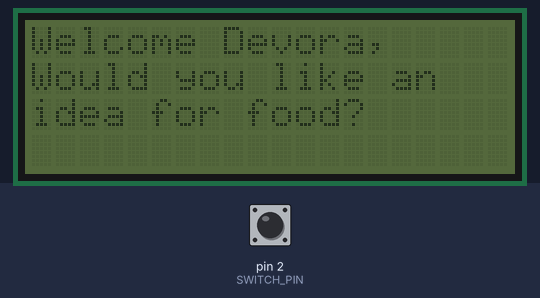
The sketch below on a simulated Arduino Uno, built with avr-gcc and run on an emulated ATmega328P. On the bench: 20×4 character LCD. The inputs (shaded band) are chosen by the test bench; at power-on: pin 2 (SWITCH_PIN) HIGH. Sleep ends after the set time or at an interrupt; random numbers use the default seed unless the sketch sets one.

Above: at 1.3 s.
1.4 s: pin 2 (SWITCH_PIN) pulled LOW for 0.15 s
At 1.68 s:
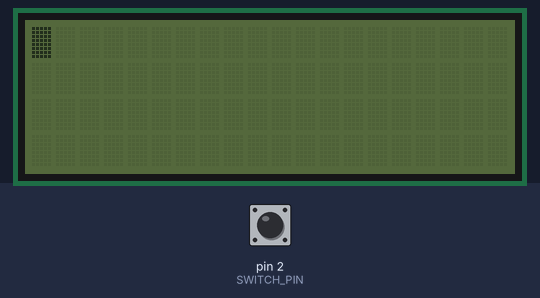
2.1 s: pin 2 (SWITCH_PIN) pulled LOW for 3.2 s
At 6.5 s:
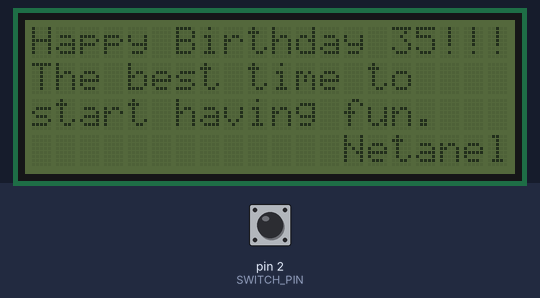
6.8 s: pin 2 (SWITCH_PIN) pulled LOW for 1 s
At 11.1 s:
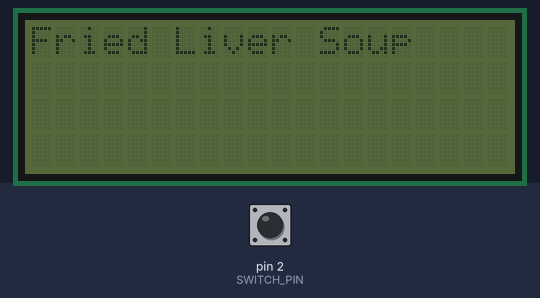
11.4 s: pin 2 (SWITCH_PIN) pulled LOW for 0.15 s
At 14.8 s:
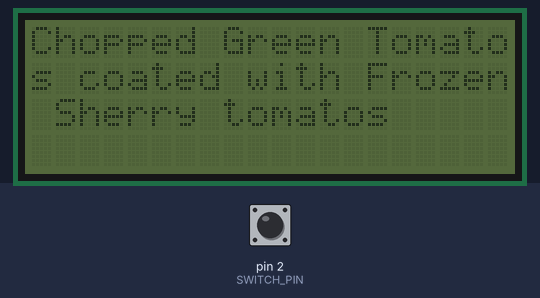
15.1 s: pin 2 (SWITCH_PIN) pulled LOW for 0.15 s
At 18.1 s:
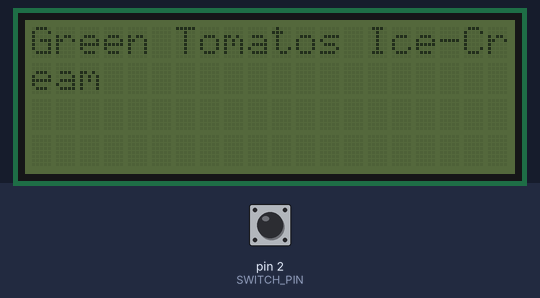
18.8 s: pin 2 (SWITCH_PIN) pulled LOW for 0.15 s
At 22.3 s:
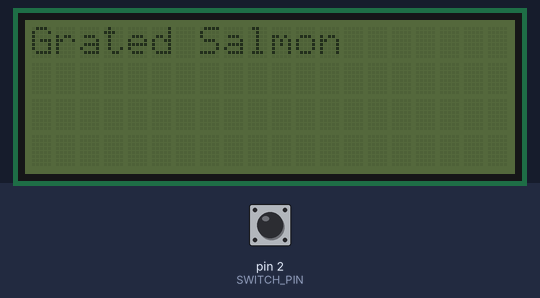

Measured:
- after the input at 1.4 s, the display: changes after 0.23 s (image 1)
- after the input at 6.8 s, the display: first changes after 1.1 s (image 3 shows a later state)
- after the input at 11.4 s, the display: first changes after 0.26 s (image 4 shows a later state)
- after the input at 15.1 s, the display: first changes after 0.29 s (image 5 shows a later state)

The sketch:

lcd_food_processor.ino
```cpp
#include <Wire.h>
#include <LCD.h>
#include <LiquidCrystal_I2C.h>  // F Malpartida's NewLiquidCrystal library
#include <avr/sleep.h>
#include <avr/power.h>

#define I2C_ADDR    0x27  // Define I2C Address for controller
#define En_pin 2
#define Rw_pin 1
#define Rs_pin 0
#define D4_pin 4
#define D5_pin 5
#define D6_pin 6
#define D7_pin 7
#define BACKLIGHT_PIN 3
#define LED_OFF  1
#define LED_ON  0

#define SWITCH_PIN 2
#define TIME_FOR_SPECIAL_MODE_MS 1000
#define TIME_TO_ENTER_SLEEP_MODE_MS 20000
// Variables will change:
int buttonState = HIGH;             // the current reading from the input pin
int lastButtonState = HIGH;   // the previous reading from the input pin
int buttonPushStarted = 0;
// the following variables are long's because the time, measured in miliseconds,
// will quickly become a bigger number than can be stored in an int.
long lastDebounceTime = 0;  // the last time the output pin was toggled
long debounceDelay = 50;    // the debounce time; increase if the output flickers
long buttonOnStartTime;
int wokeUpFromSleep = 0;


String makingMethodsNames[]={"Grilled", "Sauteed", "Deap-Fried", "Fresh",
                             "Diced", "Chopped", "Roasted", "Fried", "Frozen", "Grated"};
int sizeOfmakingMethodsNames = sizeof(makingMethodsNames) / sizeof(makingMethodsNames[0]);
int lastUsedMakingMethod = -1;

String ingridients[]={"Scallops", "Orange", "Cinnamon", "Cheese", "Salmon", "Tomato",
                      "Chicken Wings", "Goat milk", "Liver", "Cucumber", "Garlic", "Corn",
                      "Sherry tomatos", "Green Tomatos", "Potato", "Potatos", "Egg plant",
                      "Kale", "Mango", "Water Melon", "Cashew", "PineApple",};
int sizeOfingridients = sizeof(ingridients) / sizeof(ingridients[0]);
int lastUsedIngridient = -1;

String afterMethods[]={"Soup", "Salad", "Ice-Cream"};
int sizeOfafterMethods = sizeof(afterMethods) / sizeof(afterMethods[0]);
int lastUsedafterMethods = -1;

String connectionWords[]={"with", "and", "on", "coated with"};
int sizeOfconnectionWords = sizeof(connectionWords) / sizeof(connectionWords[0]);
int lastUsedConnectionWord = -1;

String otherSentances[]={"Maybe just take a hike?", "Isn't today your Birthday?", "You should call 0524686127", "This is an awesome gadget"};
int sizeOfOtherSentances = sizeof(otherSentances) / sizeof(otherSentances[0]);
int lastUsedOtherSentances = -1;

LiquidCrystal_I2C  lcd(I2C_ADDR, En_pin, Rw_pin, Rs_pin, D4_pin, D5_pin, D6_pin, D7_pin);


void setup()
{
    randomSeed(analogRead(A1));
    pinMode(SWITCH_PIN, INPUT_PULLUP);

    //attachInterrupt(digitalPinToInterrupt(interruptPin), isrButton, CHANGE);

    //Serial.begin(9600);
    //lcd.createChar(0, customChar);
    lcd.begin(20, 4, LCD_8BITMODE);  // initialize the lcd

    lcd.setBacklightPin(BACKLIGHT_PIN, NEGATIVE);
    great();

}


void great(){
    //Serial.println("in Great");
    lcd.clear();
    lcd.setCursor(0,0);
    lcd.setBacklight(LED_ON);
    stringToLCD("Welcome Devora,     Would you like an   idea for food?");
}
void loop()
{
    if (!wokeUpFromSleep){
        setButtonState();
    }
    else{
        delay(500);
        wokeUpFromSleep = 0;
        great();
    }

}

void setButtonState(void){
    int reading = digitalRead(SWITCH_PIN);

    // check to see if you just pressed the button
    // (i.e. the input went from LOW to HIGH),  and you've waited
    // long enough since the last press to ignore any noise:

    // If the switch changed, due to noise or pressing:
    if (reading != lastButtonState) {
        // reset the debouncing timer
        lastDebounceTime = millis();
        //Serial.println(lastDebounceTime);
    }

    if ((millis() - lastDebounceTime) < TIME_TO_ENTER_SLEEP_MODE_MS ){
        //Serial.print(millis());
        //Serial.print(", reading: ");
        //Serial.println(reading);

        delay(50);
    }
    else{
        enterSleep();
        wokeUpFromSleep = 1;
        //Serial.println("waking up");
        lastDebounceTime = millis();
    }

    if ((millis() - lastDebounceTime) > debounceDelay) {
        // whatever the reading is at, it's been there for longer
        // than the debounce delay, so take it as the actual current state:

        // if the button state has changed:
        if (reading != buttonState) {
            buttonState = reading;

            if (buttonState == LOW){
                if (!buttonPushStarted){
                    buttonOnStartTime = millis();
                    buttonPushStarted = 1;
                }
            }

            // only toggle the LED if the new button state is HIGH
            if (buttonState == HIGH) {

                //Serial.print("button catched");
                //Serial.println(millis() - buttonOnStartTime);

                if ((millis() - buttonOnStartTime) > TIME_FOR_SPECIAL_MODE_MS){
                    specialMode();
                }
                else{
                    introAnimation();
                    generateFoodName();
                    //delay(2000);
                    //lcd.setBacklight(LED_OFF);
                }
                buttonPushStarted = 0;
            }

        }
    }

    // save the reading.  Next time through the loop,
    // it'll be the lastButtonState:
    lastButtonState = reading;
}

void pin2Interrupt(void)
{
      /* This will bring us back from sleep. */

      /* We detach the interrupt to stop it from
       * continuously firing while the interrupt pin
       * is low.
       */
      detachInterrupt(0);
}

void enterSleep(void)
{
      //Serial.println("going to sleep");
      lcd.setBacklight(LED_OFF);
      /* Setup pin2 as an interrupt and attach handler. */
      attachInterrupt(0, pin2Interrupt, LOW);
      delay(100);

      set_sleep_mode(SLEEP_MODE_PWR_DOWN);

      sleep_enable();

      sleep_mode();

      /* The program will continue from here. */

      /* First thing to do is disable sleep. */
      sleep_disable();
      lcd.setBacklight(LED_ON);
}

void specialMode(){
    lcd.clear();
    lcd.setCursor(0,0);
    lcd.setBacklight(LED_ON);
    stringToLCD("Happy Birthday 35!!!The best time to    start having fun.                Netanel");

}

void generateFoodName(){
    String recipe;
    if (random(100) >= 95){ // 5% to give some sentance - not a food name
        int sentanceIndex = getRandomValue(otherSentances, sizeOfOtherSentances, lastUsedOtherSentances);
        recipe += otherSentances[sentanceIndex];
    }
    else if (random(10) == 1){// soup, salad (ingridients + method)
        int ingridientIndex = getRandomValue(ingridients, sizeOfingridients, lastUsedIngridient);
        recipe += ingridients[ingridientIndex];
        lastUsedIngridient = ingridientIndex;

        recipe += " ";

        recipe += afterMethods[getRandomValue(afterMethods, sizeOfafterMethods, lastUsedafterMethods)];
    }
    else{
        recipe += generateSubName();
        recipe += " ";
        if (random(2)){ //
            int connectionWord = random(0, sizeOfconnectionWords);
            recipe += connectionWords[connectionWord];
            recipe += " ";
            recipe += generateSubName();
        }else if (random(4) == 1){
            recipe += "Soup";
        }
    }
    stringToLCD(recipe);
}

String generateSubName(){
    String subRecipe;
    int methodIndex = getRandomValue(makingMethodsNames, sizeOfmakingMethodsNames, lastUsedMakingMethod);
    lastUsedMakingMethod = methodIndex;
    subRecipe += makingMethodsNames[methodIndex];

    subRecipe += " ";

    int ingridient = getRandomValue(ingridients, sizeOfingridients, lastUsedIngridient);
    lastUsedIngridient = ingridient;
    subRecipe += ingridients[ingridient];

    return subRecipe;
}

int getRandomValue(String values[], int numOfValues, int lastValueIndex){
    int found = 0;
    int index = 0;

    while (!found){
       index = random(0, numOfValues);
       if (index != lastValueIndex){
           found = 1;
       }
    }
    return index;
}

void introAnimation(){
    lcd.clear();
    lcd.setCursor(0,0);
    lcd.setBacklight(LED_ON);
    for(int i=0; i< 20; i++){
        lcd.print((char)255);
        delay(110);
    }
}

void stringToLCD(String data) {
   int lineCount = 0;
   int lineNumber = 0;
   byte stillProcessing = 1;
   byte charCount = 1;
   lcd.clear();
   lcd.setCursor(0,0);
   lcd.setBacklight(LED_ON);
   while(stillProcessing) {
        if (++lineCount > 20) {    // have we printed 20 characters yet (+1 for the logic)
             lineNumber += 1;
             lcd.setCursor(0, lineNumber);   // move cursor down
             lineCount = 1;
        }

        lcd.print(data[charCount - 1]);

        if (!data[charCount]) {   // no more chars to process?
             stillProcessing = 0;
        }
        charCount += 1;
   }
}
```
